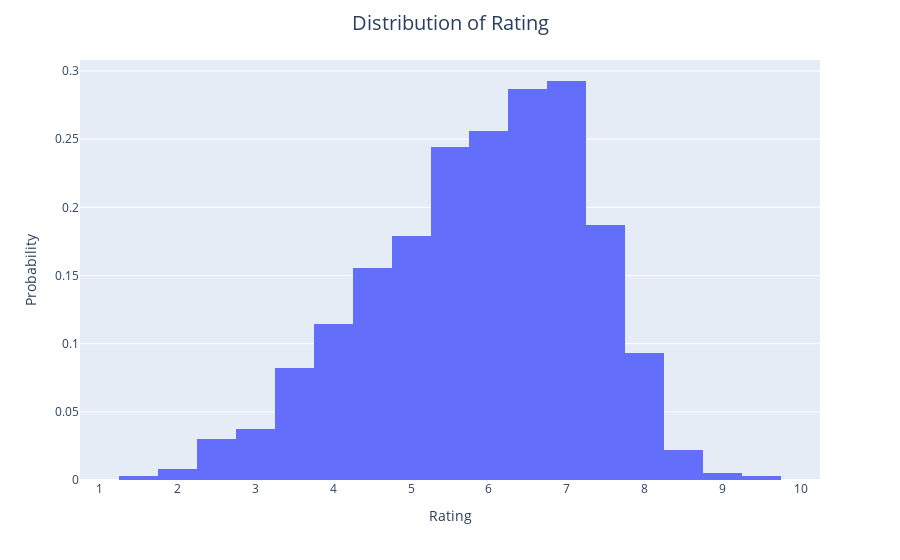

The notebook cell saved with this chart:
### Code cell
rating_fig = px.histogram(data, x='Rating', histnorm='probability density', nbins=40)
rating_fig.update_layout(
    title='Distribution of Rating', 
    title_x=0.5,
    title_pad=dict(t=20),
    title_font=dict(size=20),
    xaxis_title='Rating', 
    yaxis_title='Probability'
)
rating_fig.show()

### Figure 1 — Plotly figure (JSON) as saved in the notebook; plotly's stock layout.template omitted (floating-point values rounded to 4 significant figures; data arrays with more than 128 entries replaced by an {"elided": "..."} marker saying what was removed)
{"data": [{"alignmentgroup": "True", "bingroup": "x", "histnorm": "probability density", "hovertemplate": "Rating=%{x}<br>probability density=%{y}<extra></extra>", "legendgroup": "", "marker": {"color": "#636efa", "pattern": {"shape": ""}}, "name": "", "nbinsx": 40, "offsetgroup": "", "orientation": "v", "showlegend": false, "type": "histogram", "x": {"elided": "11979 float values"}, "xaxis": "x", "yaxis": "y"}], "layout": {"autosize": true, "barmode": "relative", "legend": {"tracegroupgap": 0}, "margin": {"t": 60}, "title": {"font": {"size": 20}, "pad": {"t": 20}, "text": "Distribution of Rating", "x": 0.5}, "xaxis": {"anchor": "y", "autorange": true, "domain": [0, 1], "range": [0.75, 10.25], "title": {"text": "Rating"}, "type": "linear"}, "yaxis": {"anchor": "x", "autorange": true, "domain": [0, 1], "range": [0, 0.3081], "title": {"text": "Probability"}}}}
